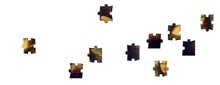
%> input picture mona_puzzle_part.jpg, 220 x 85 px, shrunk from 1197 x 461 before the run
$ octave puzzle_partVersion.m   (GNU Octave 9; MATLAB toolbox functions it lacks are replaced by stand-ins)
%> lines starting %> are read from the running program, lines starting %| are printed output that depends on the picture; in (x1, y1, x2, y2) boxes, pixels count from 0 and x2, y2 are one past the last pixel; in counts of white or black regions, pixels touching at a corner belong together; the program's own positions count from 1
### findCorner.m
% corners = findCorner(img_reg)
% from the top-left and go through clockwise
% 1%%%%2
% %%%%%
% %%%%%
% %%%%%
% 4%%%%3
% note :
% the return Value is coordinates not index! (so as divisionByCorner)
%
function corners = findCorner(img_reg)

corners=zeros(size(img_reg,1),4,2);

for i=1:size(img_reg,1)
    % left-top
    [~,index]=max(-img_reg(i).PixelList(:,1)-img_reg(i).PixelList(:,2));
    corners(i,1,1)=img_reg(i).PixelList(index,1);
    corners(i,1,2)=img_reg(i).PixelList(index,2);
    % top-right
    [~,index]=max(img_reg(i).PixelList(:,1)-img_reg(i).PixelList(:,2));
    corners(i,2,1)=img_reg(i).PixelList(index,1);
    corners(i,2,2)=img_reg(i).PixelList(index,2);
    % right-buttom
    [~,index]=max(img_reg(i).PixelList(:,1)+img_reg(i).PixelList(:,2));
    corners(i,3,1)=img_reg(i).PixelList(index,1);
    corners(i,3,2)=img_reg(i).PixelList(index,2);
    % buttom-left
    [~,index]=max(-img_reg(i).PixelList(:,1)+img_reg(i).PixelList(:,2));
    corners(i,4,1)=img_reg(i).PixelList(index,1);
    corners(i,4,2)=img_reg(i).PixelList(index,2);
end

end

### divisionByCorner.m
% pixelGroups = divisionByCorner(img_reg)
% pixelGroups = divisionByCorner(img_reg,corners)
%
% the mapping num of the four direction
% from the top and go through clockwise
%
% %%1 %%
% %%%%%
% 4 %%% 2
% %%%%%
% %%3 %%
%
% Description :
% From the img_reg(calcated by fun regionprops)
% we divide each region's pixel into four direction groups by their
% distance to corners
%
% example :
% if this pixel has min sum distance to corner1(top-left) and 2(top-right)
% then it's classified into the top group
%
% Struct :
% pixelGroups contain pixels of each direction within each region
% and the pixel elements contain the coordinates and the Property Value
% To extract :
% pixelGroups{regionNum,directionNum}(pixelIndex,[x,y,value])
% note :
% the returned Value is coordinates not index! (so as findCorner)
function pixelGroups = divisionByCorner(img_reg,corners)
if nargin<2
    corners=findCorner(img_reg);
end

pixelGroups = cell(size(img_reg,1),4);
pixelValues = {img_reg.PixelValues};
pixelLists = {img_reg.PixelList};
for i=1:size(img_reg,1)
    distance2=zeros(0);
    distance=(pixelLists{i}(:,1)-corners(i,:,1)).^2+(pixelLists{i}(:,2)-corners(i,:,2)).^2;
    distance2(:,1)=distance(:,1)+distance(:,2);
    distance2(:,2)=distance(:,2)+distance(:,3);
    distance2(:,3)=distance(:,3)+distance(:,4);
    distance2(:,4)=distance(:,4)+distance(:,1);

    [~,groupIndex]=min(distance2,[],2);
    topPixels=ones(0);
    rightPixels=ones(0);
    bottomPixels=ones(0);
    leftPixels=ones(0);
    for j=1:size(img_reg(i).PixelList,1)
        switch(groupIndex(j))
            case 1
                topPixels=[topPixels;[pixelLists{i}(j,1),pixelLists{i}(j,2)],pixelValues{i}(j)];
            case 2
                rightPixels=[rightPixels;[pixelLists{i}(j,1),pixelLists{i}(j,2)],pixelValues{i}(j)];
            case 3
                bottomPixels=[bottomPixels;[pixelLists{i}(j,1),pixelLists{i}(j,2)],pixelValues{i}(j)];
            case 4
                leftPixels=[leftPixels;[pixelLists{i}(j,1),pixelLists{i}(j,2)],pixelValues{i}(j)];
        end
    end
    pixelGroups(i,:)={topPixels,rightPixels,bottomPixels,leftPixels};
end

end

### calcMappingdata.m
% [6 lines of commented-out code are left out]
function mappingdata = calcMappingdata(img_reg,img_property,edgePixelGroups,calcRelevanceMode,searchRange)
if nargin<5
    searchRange=2;
end
if nargin<4
    calcRelevanceMode='balance';
end
if nargin<3
    edgePixelGroups=divisionByCorner(img_reg);
end
if nargin<2
    img_property=[];
end

corners=findCorner(img_reg);
N=size(edgePixelGroups,1);
mappingdata=zeros(N,4,N);

for i=1:N
    for j=1:4
        for m=1:N
            n=mod(j+1,4)+1;
            dx=corners(m,mod(j-2,4)+1,1)-corners(i,j,1);
            dy=corners(m,mod(j-2,4)+1,2)-corners(i,j,2);
            [correspondingPoints,ismatchedMatrix]=findNearbyPixel([edgePixelGroups{i,j}(:,1)+dx,edgePixelGroups{i,j}(:,2)+dy],edgePixelGroups{m,n},searchRange);
            if isempty(img_property)
                mappingdata(i,j,m)=calcRelevance(edgePixelGroups{i,j}(:,3),correspondingPoints(:,3),ismatchedMatrix);
                disp('warning: no property value was specified, automaticlly generated from pixelValue in img_reg');
            else
                propertyValue1=zeros(size(edgePixelGroups{i,j},1),size(img_property,3));
                propertyValue2=zeros(size(edgePixelGroups{i,j},1),size(img_property,3));
                for k=1:size(edgePixelGroups{i,j},1)
                    propertyValue1(k,:)=img_property(edgePixelGroups{i,j}(k,2),edgePixelGroups{i,j}(k,1),:);
                    propertyValue2(k,:)=img_property(correspondingPoints(k,2),correspondingPoints(k,1),:);
                end
                mappingdata(i,j,m)=calcRelevance(propertyValue1,propertyValue2,ismatchedMatrix,calcRelevanceMode);
            end
        end
    end
end
% [mappingMatrix(:,:,2),mappingMatrix(:,:,1)] = max(mappingdata(:,:,:),[],3);
end


% edgePixelGroups = divisionByCorner(img_reg)
% edgePixelGroups = divisionByCorner(img_reg,corners)
%
% the mapping num of the four direction
% from the top and go through clockwise
%
% %%1 %%
% %%%%%
% 4 %%% 2
% %%%%%
% %%3 %%
%
% Description :
% From the img_reg(calcated by fun regionprops)
% we divide each region's pixel into four direction groups by their
% distance to corners
%
% example :
% if this pixel has min sum distance to corner1(top-left) and 2(top-right)
% then it's classified into the top group
%
% Struct :
% edgePixelGroups contain pixels of each direction within each region
% and the pixel elements contain the coordinates and the Property Value
% To extract :
% edgePixelGroups{regionNum,directionNum}(pixelIndex,[x,y,value])
% note :
% the returned Value is coordinates not index! (so as findCorner)
% [37 lines left out: function divisionByCorner, not called in this run]


% soupporte matrix input by recures
% [35 lines left out: function findNearbyPixel, not called in this run]

### calcRegionAllocation.m
% calc the region allocation matrix
% allocateMatrix = calcRegionAllocation(mappingdata)
% allocateMatrix = calcRegionAllocation(mappingdata,allocationSize)
function allocateMatrix = calcRegionAllocation(mappingdata,allocationSize)
if nargin<2
    allocationSize=[];
end

global searchMartrix searchedMartrix
searchMartrix={};
searchedMartrix={};
initialAllocateMatrix=zeros(1+2*size(mappingdata,1));
initialAllocateMatrix(size(mappingdata,1)+1,size(mappingdata,1)+1)=1;
averageRelevance=0;
priority=1;
searchMartrix(1,:)={initialAllocateMatrix,averageRelevance,priority};

% resultMatrix={};
while true
    %     [searchMartrix,searchedMartrix,iscomplete] = updateSearchMartrix(searchMartrix,searchedMartrix,mappingdata);
    iscomplete = updateSearchMartrix(mappingdata,allocationSize);
    if iscomplete.value
        allocateMatrix=iscomplete.matrix;

        % [8 lines of commented-out code are left out]
        break;
        %         end
    end
end


end

function iscomplete = updateSearchMartrix(mappingdata,allocationSize)
%find the maximum priority one and extract to generate sequence
% could use optimized binary tree(Huffman Tree) to accelerate
global searchMartrix searchedMartrix

iscomplete.value=false;

priority=cat(1,searchMartrix{:,3});
[~,index]=max(priority);
currentAllocateMatrix=searchMartrix{index,1};
edgePixels = getEdge(currentAllocateMatrix);
searchedMartrix(end+1,:)=searchMartrix(index,:);
searchMartrix{index,3}=0;

regions=1:size(mappingdata,1);
regionLeftIndex=~ismember(regions,currentAllocateMatrix(:));
regionLeft=regions(regionLeftIndex);
if ~any(regionLeftIndex)
    % search complete
    iscomplete.value=true;
    iscomplete.matrix=currentAllocateMatrix;
    return
end

for i=1:size(edgePixels,1)
    for j=1:size(regionLeft,2)
        newAllocateMatrix=currentAllocateMatrix;
        newAllocateMatrix(edgePixels(i,1),edgePixels(i,2))=regionLeft(j);
        %preexamine
        coordinateOffset=[-1,0;0,1;1,0;0,-1];
        for k=1:4
            nearbyRegion=newAllocateMatrix(edgePixels(i,1)+coordinateOffset(k,1),edgePixels(i,2)+coordinateOffset(k,2));
            if nearbyRegion
                if mappingdata(newAllocateMatrix(edgePixels(i,1),edgePixels(i,2)),k,nearbyRegion)>0
                    % examine validity(isexist already)
                    % and append to the searchMartrix
                    averageRelevance=calcAverageRelevance(newAllocateMatrix,mappingdata);
                    priority=calcPriority(newAllocateMatrix,averageRelevance,allocationSize);
                    if ~isexist(newAllocateMatrix,averageRelevance,searchMartrix)

                        searchMartrix(end+1,:)={newAllocateMatrix,averageRelevance,priority};
                    end
                end
            end
        end

    end
end
end

% [20 lines left out: function isexist, not called in this run]


function edgePixelIndexs = getEdge(currentAllocateMatrix)

se=[0,1,0;1,1,1;0,1,0];
currentAllocateMatrix=currentAllocateMatrix>0;
edge=imdilate(currentAllocateMatrix,se)-currentAllocateMatrix;
lable=edge>0;
reg=regionprops(lable,edge,'all');
edgePixels=reg.PixelList;
edgePixelIndexs(:,1)=edgePixels(:,2);
edgePixelIndexs(:,2)=edgePixels(:,1);

end

% [23 lines left out: function calcAverageRelevance, not called in this run]


% this value guide the peogram behavior
% adjust to achieve better performance
% [23 lines left out: function calcPriority, not called in this run]

### puzzle_partVersion.m

clear;close all;
tic
src = im2double(imread('mona_puzzle_part.jpg'));
figure;imshow(src);
img_bw = ~imbinarize(rgb2gray(src), 0.9);
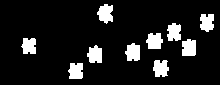
%> img_bw: size 85x220 logical; 11.3% white; 10 white regions, largest, box (x1, y1, x2, y2) and area: (97, 4, 113, 24) 226, (182, 39, 196, 56) 217, (125, 43, 140, 61) 216

% img_bw=img_bw-bwperim(img_bw);
img_bw=img_bw-bwperim(img_bw);
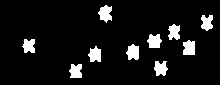
%> img_bw: size 85x220 double; values 0 (black) and 1 (white), 8.2% white; 10 white regions

lable=bwlabeln(img_bw);
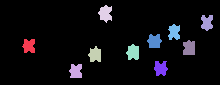
%> lable: size 85x220 double; 11 distinct labels, from 0 to 10; one colour per label, 0 black
img_reg = regionprops(lable,img_bw,'all');
%> img_reg = 10 regions; largest, box (x1, y1, x2, y2), Area, Centroid, MajorAxisLength, MinorAxisLength and Eccentricity: (98, 5, 112, 23) 167 [106.1 14.1] 16.91 13.65 0.59, (126, 44, 139, 60) 159 [133.7 52.9] 16.07 13.3 0.561, (183, 40, 195, 55) 159 [189.8 48.6] 16.32 13.3 0.58

%calc edge
img_edge_mask=bwperim(img_bw);
%> img_edge_mask: size 85x220 logical; 2.5% white in thin lines or dots, all inside (x1, y1, x2, y2) = (22, 5, 213, 78)
img_edge=img_edge_mask(:,:,[1,1,1]).*src;
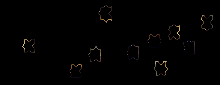
%> img_edge: size 85x220x3 double; mean R, G, B 0.0072, 0.00568, 0.00447
img_edge_gray=rgb2gray(img_edge);
img_edge_lable=lable.*img_edge_mask;
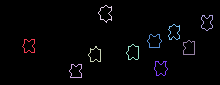
%> img_edge_lable: size 85x220 double; 11 distinct labels, from 0 to 10; one colour per label, 0 black
img_edge_reg = regionprops(img_edge_lable,img_edge_gray,'all');
%> img_edge_reg = 10 regions; largest, box (x1, y1, x2, y2), Area, Centroid, MajorAxisLength, MinorAxisLength and Eccentricity: (154, 61, 168, 76) 49 [161.3 68.4] 20.32 17.48 0.51, (98, 5, 112, 23) 48 [106.5 14.3] 21.54 18.08 0.544, (69, 64, 82, 78) 47 [76.6 71.8] 20.18 17.28 0.516

% plot
rects = cat(1,  img_reg.BoundingBox);
%> rects = 10 rows, first 8: [22.5 39.5 13 14; 69.5 64.5 13 14; 88.5 46.5 13 16; 98.5 5.5 14 18; 126.5 44.5 13 16; 147.5 34.5 15 14; 154.5 61.5 14 15; 168.5 24.5 12 16]
centroids=cat(1,img_reg.Centroid);
%> centroids = [29.62 46.5; 76.5 71.83; 95.72 55.3; 106.1 14.07; 133.7 52.93; 155 41.85; 161.2 68.91; 174.8 32.74; 189.8 48.61; 207.6 23.16]
corners=findCorner(img_reg);
%> the loop in findCorner, `for i=1:size(img_reg,1)` made 10 passes
figure();imshow(img_bw);
hold on;
% plot(centroids(:,1), centroids(:,2), 'r*'),
plot(corners(:,:,1), corners(:,:,2), 'r*'),
for i = 1:size(rects, 1)
    rectangle('position', rects(i, :), 'EdgeColor', 'r');
    text(centroids(i,1)-5, centroids(i,2),num2str(i));
end
%> this loop made 10 passes
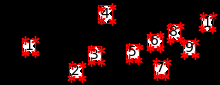
%> figure redrawn from the program's plot data


pixelGroups_edge=divisionByCorner(img_edge_reg);
%> the loop in findCorner (call 2), `for i=1:size(img_reg,1)` made 10 passes
%> in divisionByCorner, `pixelGroups = cell(size(img_reg,1),4);`: pixelGroups = 40 items
%> in divisionByCorner, `pixelValues = {img_reg.PixelValues};`: pixelValues = 10 items
%> the loop in divisionByCorner, `for i=1:size(img_reg,1)` made 10 passes
%> after the loop in divisionByCorner, `for i=1:size(img_reg,1)`: distance2 = 47 rows, first 8: [130 346 321 105; 140 330 281 91; 154 318 245 81; 322 330 113 105; 364 346 105 123; 410 366 101 145; 100 350 395 145; 102 326 347 123]
%> pixelGroups_edge = 40 items
mappingdata=calcMappingdata(img_edge_reg,img_edge,pixelGroups_edge,'balance',1);
%> in calcMappingdata, `N=size(edgePixelGroups,1);`: N = 10
%> the loop in calcMappingdata, `for i=1:N` made 10 passes
%> after the loop in calcMappingdata, `for i=1:N`: propertyValue1 = [0.443 0.314 0.176; 0.69 0.569 0.353; 0.812 0.706 0.49; 0.365 0.271 0.176; 0.686 0.569 0.357; 0.412 0.302 0.216; 0.408 0.29 0.141; 0.373 0.267 0.161; 0.369 0.263 0.18]; propertyValue2 = [0.267 0.286 0.208; 0.325 0.329 0.275; 0.325 0.329 0.275; 0.282 0.278 0.263; 0.325 0.329 0.275; 0.286 0.282 0.263; 0 0 0; 0 0 0; 0.286 0.282 0.263]
mappingdata=(mappingdata>mean(mappingdata)).*mappingdata;

allocationMatrix = calcRegionAllocation(mappingdata,[3,4]);
%> in calcRegionAllocation, `initialAllocateMatrix=zeros(1+2*size(mappingdata,1));`: initialAllocateMatrix: size 21x21 double; every value is 0
%> the loop in calcRegionAllocation, `while true` made 1 pass
%> (index in updateSearchMartrix, regions in updateSearchMartrix, regionLeftIndex in updateSearchMartrix) on pass 1: (1, [1 2 3 4 5 6 7 8 9 10], [false true true true true true true true true true])
%> pass 1, in getEdge, `edge=imdilate(currentAllocateMatrix,se)-currentAllocateMatrix;`:
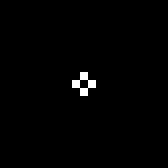
%> edge: size 21x21 double (shown 8 times larger); values 0 (black) and 1 (white), 0.91% white in thin lines or dots, all inside (x1, y1, x2, y2) = (9, 9, 12, 12)
%> the run ends on the next line
